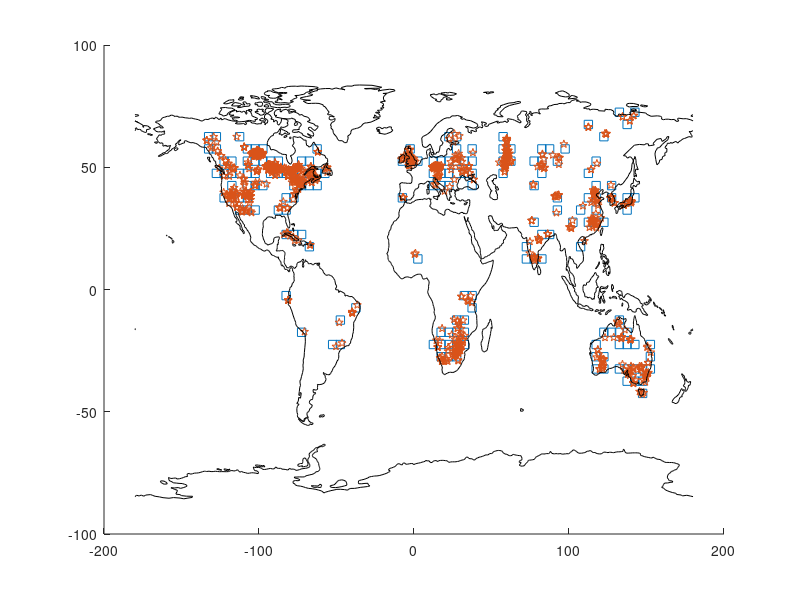

The MATLAB script that drew this image: (Note: this script raises an error after producing the figure.)
close
clear

% Code to read the samples from the RJ-MCMC algorithm.
% These are text/ascii files with s x time points, with temperatures
% W. These are interpolated here (as is done in the RJ-MCMC algorithm).
% Here the latest measurement date in each gridcell is read in and used
% to truncate the inferred temperature history.
% The averaging to regions is done after subtracting the CE 1955-180 
% mean value in each gridcell.
% Peter Hopcroft
% January 2019

load inputs/colocbh_no.txt
load inputs/BH_locats.txt
load inputs/bhlocats.txt

make_it_tight = true;
subplot = @(m,n,p) subtightplot (m, n, p, [0.01 0.05], [0.1 0.01], [0.1 0.01]);
if ~make_it_tight,  clear subplot;  end

% the number of gridcells that we are reading in:
nparts=173;

% The number of MCMC iterations to sample from:
itmax=100000;
    
    
partition_lonlat=colocbh_no;
partition_lonlat(:,1)=(colocbh_no(:,1))*5 - 2.5 ;
partition_lonlat(:,2)=(18 - colocbh_no(:,2)+1)*5- 2.5;
bhlocats(:,1) = bhlocats(:,1)*100*5 - 2.5 ;
bhlocats(:,2) = 90 - bhlocats(:,2)*37*5 +2.5;
 



bh_long = (colocbh_no(:,1)-0.5)*5;
bh_lat = 90 -  (colocbh_no(:,2)-0.5)*5;

for ic=1:nparts
 if(bh_long(ic)>180)
     bh_long(ic)=bh_long(ic) -360;
 end
 if(partition_lonlat(ic,1)>180)
     partition_lonlat(ic,1)=partition_lonlat(ic,1) -360;
 end
 if(bhlocats(ic,1)>180)
     bhlocats(ic,1)=bhlocats(ic,1) -360;
 end
end


glob_partition_lonlat=zeros(nparts,2);
glob_partition_lonlat(1:nparts,:)=partition_lonlat(1:nparts,:);





hold all
plot(bh_long,bh_lat,'linestyle','none','marker','s')
plot(BH_locats(:,1),BH_locats(:,2),'linestyle','none','marker','p')
load inputs/world.dat
plot(world(:,1),world(:,2),'color','black')



root='/Users/Peter/Documents/WORK/NH_SH_bh/glob_bh_new_GIG_corr/Samples/';
extension='G.txt';

extensiont='T.txt';
extensions='S.txt';
extensionpp='PP.txt';
root2='X';
extensions2='G';
mean_G = zeros(nparts,123);   % nparts partitions x 123 timesteps (5yrs)
stdev_G = zeros(nparts,123);   % nparts partitions x 123 timesteps (5yrs)
times5yr = [5:5:615];
pp_array=zeros(nparts,1);
i=0;
for ic=1:nparts

    s= num2str(ic-1);
    filenameG=strcat(root,s,extension)
    filenamet=strcat(root,s,extensiont);
    filenames=strcat(root,s,extensions);
    filenamepp=strcat(root,s,extensionpp);
    
    
    GST = textread(filenameG, '%f','delimiter', '\n');
    t = textread(filenamet, '%f','delimiter', '\n');
    s = textread(filenames, '%f','delimiter', '\n');
    pp = textread(filenamepp, '%f','delimiter', '\n');
    % now interpolate to 5 year timesteps
    
    i=0;
    j=0;

    for it=1:itmax
        
        i = j+1;
        j = i + s(it) -1;
        tmcmc = flipud(t(i:j));
        wmcmc = flipud(GST(i:j));
       mean_G(ic,:) =mean_G(ic,:)+(1/itmax)* interp1(tmcmc,wmcmc,times5yr); 
    end
     i=0;
    j=0;
     for it=1:itmax
        i = j+1;
        j = i + s(it) -1;
        tmcmc = flipud(t(i:j));
        wmcmc = flipud(GST(i:j));
       dev2_G = (interp1(tmcmc,wmcmc,times5yr) - mean_G(ic,:)).^2;
       stdev_G(ic,:) = stdev_G(ic,:) + (1/itmax)* dev2_G;
       pp_array(ic) = mean(pp);
     end
end

stdev_G = sqrt(stdev_G);


% save these histories to a text file

save outputs/mean_G_gIgcorr.txt mean_G -ascii
save outputs/stdev_G_gIgcorr.txt stdev_G -ascii
save outputs/pp_array_gIgcorr.txt pp_array -ascii


yearsAD=[1405:5:2015];
glob=zeros(123,1);
glob_p2s=zeros(123,1);
glob_m2s=zeros(123,1);
glob_p3s=zeros(123,1);
glob_m3s=zeros(123,1);
SH=zeros(123,1);
SH_p2s=zeros(123,1);
SH_m2s=zeros(123,1);
SH_p3s=zeros(123,1);
SH_m3s=zeros(123,1);
% Now I need the latest logging date in each gridcell:

borehole_date = zeros(nparts,2);
borehole_z0 = zeros(nparts,2);
load inputs/minsofar.dat
borehole_date(:,2) = minsofar(1:nparts);

load inputs/minsofar2.dat;
borehole_z0(:,2) = minsofar2(1:nparts);

% Subtract the depth from the date:
% Characteristic time period tau will propate
% sqrt(tau*kappa), where kappa diffusivity
% or l^2 /kappa for depth l

end_index =zeros(nparts,1);
for ic=1:nparts
  % depth_time = 0.3*((borehole_z0(ic,2))^2/1e-6)/(3600*24*365.25)
  % borehole_date(ic,2) = borehole_date(ic,2)  -depth_time;
   end_index(ic) =   int16(( 0.5+  borehole_date(ic,2) -2015  + 615) /5) 
   % Here deselect partitions with overly narrow prior limits
   %if (pp_array(ic) < 0.25)
   %    end_index(ic)=0;
   %end
end

count=zeros(123,1);
countSH=zeros(123,1);
A=6378185.0;
pi=3.141592654;
grid_lat_rad=2.5;
grid_lon_rad=2.5;
latrad=2*pi*partition_lonlat(:,2)/360.0;
lonrad=2*pi*partition_lonlat(:,1)/360.0;

f6090clim=(1980-1400)/5;
i6090clim=(1955-1400)/5;

for ic=1:nparts
    
    mean_G(ic,end_index(ic)+1:123) = NaN;
    clim6090=mean( mean_G(ic,i6090clim:f6090clim));
    if(isnan(clim6090))
        %
    else
    
    if(partition_lonlat(ic,2)>30 & partition_lonlat(ic,2)<60)  % Only extra-tropical sites
 area = (A * A*((cos(latrad(ic) - grid_lat_rad) - cos(latrad(ic)+grid_lat_rad))*2*pi*5)/360);
 
  
  
 for it=1:end_index(ic)
     
  glob(it) = glob(it) + area *  (mean_G(ic,it) - clim6090);
  glob_p2s(it) = glob_p2s(it) + area * (mean_G(ic,it)- clim6090 + 2*stdev_G(ic,it)) ;
  glob_m2s(it) = glob_m2s(it) + area * (mean_G(ic,it)- clim6090 - 2*stdev_G(ic,it)) ;
  glob_p3s(it) = glob_p3s(it) + area * (mean_G(ic,it)- clim6090 + 3*stdev_G(ic,it)) ;
  glob_m3s(it) = glob_m3s(it) + area * (mean_G(ic,it)- clim6090 - 3*stdev_G(ic,it)) ;
  count(it) = count(it)+area;
 end
    end
    end % if isnan(clim6090)
end

for ic=1:nparts
 mean_G(ic,end_index(ic)+1:123) = NaN;
 clim6090=mean( mean_G(ic,i6090clim:f6090clim));
if(isnan(clim6090))
        %
    else if(partition_lonlat(ic,2)<0)  % All SH sites
 area = (-A * A*((cos(latrad(ic) - grid_lat_rad) - cos(latrad(ic)+grid_lat_rad))*2*pi*5)/360);
 
 for it=1:end_index(ic)
  SH(it) = SH(it) + area *  (mean_G(ic,it) - clim6090);
  SH_p2s(it) = SH_p2s(it) + area * (mean_G(ic,it)- clim6090 + 2*stdev_G(ic,it)) ;
  SH_m2s(it) = SH_m2s(it) + area * (mean_G(ic,it)- clim6090 - 2*stdev_G(ic,it)) ;
  SH_p3s(it) = SH_p3s(it) + area * (mean_G(ic,it)- clim6090 + 3*stdev_G(ic,it)) ;
  SH_m3s(it) = SH_m3s(it) + area * (mean_G(ic,it)- clim6090 - 3*stdev_G(ic,it)) ;
  countSH(it) = countSH(it)+area;
 end
        end
end
end

for it=1:123
 glob(it) = glob(it) /count(it);
 glob_p2s(it) = glob_p2s(it) /count(it);
 glob_m2s(it) = glob_m2s(it) /count(it);
 glob_p3s(it) = glob_p3s(it) /count(it);
 glob_m3s(it) = glob_m3s(it) /count(it);
 SH(it) = SH(it) /countSH(it);
 SH_p2s(it) = SH_p2s(it) /countSH(it);
 SH_m2s(it) = SH_m2s(it) /countSH(it);
 SH_p3s(it) = SH_p3s(it) /countSH(it);
 SH_m3s(it) = SH_m3s(it) /countSH(it);
end
subplot(2,1,1)
hold all
plot(yearsAD,glob)
plot(yearsAD,glob_p2s)
plot(yearsAD,glob_m2s) 
plot(yearsAD,glob_p3s)
plot(yearsAD,glob_m3s)
xlim([1500 2020]); 
subplot(2,1,2)
hold all
plot(yearsAD,SH)
plot(yearsAD,SH_p2s)
plot(yearsAD,SH_m2s) 
plot(yearsAD,SH_p3s)
plot(yearsAD,SH_m3s)
xlim([1500 2020]); 



save outputs/Tglob_new_gIgcorr.txt glob -ascii
save outputs/Tglob_new_p2s_gIgcorr.txt glob_p2s -ascii
save outputs/Tglob_new_m2s_gIgcorr.txt glob_m2s -ascii

save outputs/Tglob_new_p3s_gIgcorr.txt glob_p3s -ascii
save outputs/Tglob_new_m3s_gIgcorr.txt glob_m3s -ascii

save outputs/TSH_new_gIgcorr.txt SH -ascii
save outputs/TSH_new_p2s_gIgcorr.txt SH_p2s -ascii
save outputs/TSH_new_m2s_gIgcorr.txt SH_m2s -ascii

save outputs/TSH_new_p3s_gIgcorr.txt SH_p3s -ascii
save outputs/TSH_new_m3s_gIgcorr.txt SH_m3s -ascii



% --------------------------------------
% Now map plot the magnitude of warming
% --------------------------------------
iclim6090=i6090clim;
fclim6090=f6090clim;

% 1755-1800:
iclimLIA=71;
fclimLIA=iclimLIA+10;

warming_6090_m_1800_1850=zeros(nparts,1);
for ic=1:nparts
     if isnan(mean(mean_G(ic,iclim6090:fclim6090)))
        warming_6090_m_1800_1850(ic)=NaN;  
     else
        warming_6090_m_1800_1850(ic)= mean(mean_G(ic,iclim6090:fclim6090)) - mean(mean_G(ic,iclimLIA:fclimLIA));
     end
end

sd_warming_6090_m_1800_1850=zeros(nparts,1);
for ic=1:nparts
    sd_warming_6090_m_1800_1850(ic)= sqrt((mean(stdev_G(ic,iclim6090:fclim6090))/2)^2 + (mean(stdev_G(ic,iclimLIA:fclimLIA))/2)^2);
end

% Make it the 3 s.d.
sd_warming_6090_m_1800_1850=sd_warming_6090_m_1800_1850*3;

figure 
subplot(2,1,1)
hold all
plot(world(:,1),world(:,2),'color','black')

colormap(jet(7))
colorbar

cmp=colormap(jet(7))

for ic=1:nparts
    pos = [partition_lonlat(ic,1)-2.5 partition_lonlat(ic,2)-2.5 5 5];
    % acolor = (warming_6090_m_1800_1850(ic))/3.5;
     
    if(warming_6090_m_1800_1850(ic)>-0.6 & warming_6090_m_1800_1850(ic)<=-0.2)
        color = cmp(1,:);
    end
    if(warming_6090_m_1800_1850(ic)>-0.2 & warming_6090_m_1800_1850(ic)<=0.2)
        color = cmp(2,:);
    end
    if(warming_6090_m_1800_1850(ic)>0.2 & warming_6090_m_1800_1850(ic)<=0.6)
        color = cmp(3,:);
    end
    if(warming_6090_m_1800_1850(ic)>0.6 & warming_6090_m_1800_1850(ic)<=1.0)
        color = cmp(4,:);
    end
    if(warming_6090_m_1800_1850(ic)>1.0 & warming_6090_m_1800_1850(ic)<=1.4)
        color = cmp(5,:);
    end
    if(warming_6090_m_1800_1850(ic)>1.4 & warming_6090_m_1800_1850(ic)<=1.8)
        color = cmp(6,:);
    end
    if(warming_6090_m_1800_1850(ic)>1.8 )
        color = cmp(7,:);
    end
    if isnan(warming_6090_m_1800_1850(ic))
        color = [0.7 0.7 0.7 ];
    end
    rectangle('position',pos,'FaceColor',color,'EdgeColor','none')
    
end

set(gca, 'CLim',[-0.6, 2.2] );set(gca,'color',[0.8 0.8 0.8])
cbh=colorbar(gca);
set(cbh,'XTick',[-0.6:0.4:2.2],'XTickLabel',{'-0.6','-0.2','0.2','0.6','1.0','1.4','1.8',''});

xlim([-150 160])
ylim([-50 77.5])

title('mean temperature change (\circC)')
box on
pbaspect([2 1 1])


subplot(2,1,2)
hold all
colormap(jet(7))
colorbar
plot(world(:,1),world(:,2),'color','black')

cmp=colormap(jet(7))

for ic=1:nparts
    pos = [partition_lonlat(ic,1)-2.5 partition_lonlat(ic,2)-2.5 5 5];
    
    if(sd_warming_6090_m_1800_1850(ic)>0 & sd_warming_6090_m_1800_1850(ic)<=0.05)
        color = cmp(1,:);
    end
    if(sd_warming_6090_m_1800_1850(ic)>0.05 & sd_warming_6090_m_1800_1850(ic)<=0.1)
        color = cmp(2,:);
    end
    if(sd_warming_6090_m_1800_1850(ic)>0.1 & sd_warming_6090_m_1800_1850(ic)<=0.15)
        color = cmp(3,:);
    end
    if(sd_warming_6090_m_1800_1850(ic)>0.15 & sd_warming_6090_m_1800_1850(ic)<=0.2)
        color = cmp(4,:);
    end
        if(sd_warming_6090_m_1800_1850(ic)>0.2 & sd_warming_6090_m_1800_1850(ic)<=0.25)
        color = cmp(5,:);
        end
            if(sd_warming_6090_m_1800_1850(ic)>0.25 & sd_warming_6090_m_1800_1850(ic)<=0.3)
        color = cmp(6,:);
            end
    
        if(sd_warming_6090_m_1800_1850(ic)>0.3 )
        color = cmp(7,:);
        end
   if isnan(warming_6090_m_1800_1850(ic))
        color = [0.7 0.7 0.7 ];
    end
    
        
    rectangle('position',pos,'FaceColor',color,'EdgeColor','none')
    
end

set(gca, 'CLim', [0, 0.35]);
set(gca,'color',[0.8 0.8 0.8])
xlim([-150 160])
ylim([-50 77.5])

title('3 s.d. temperature change (\circC)')
box on
pbaspect([2 1 1])


x0=100;
y0=100;
width=900;
height=500

set(gcf,'position',[x0,y0,width,height])
fig = gcf;
fig.InvertHardcopy = 'off';

print -painters -depsc2 -r2500 plots/dT_glob_gIgcorr.eps


grid_dT=zeros(73,37);
grid_dT_sd=zeros(73,37);
for ic=1:nparts
    pos = [partition_lonlat(ic,1)-2.5 partition_lonlat(ic,2)-2.5 5 5];
    i = colocbh_no(ic,1);
    j = colocbh_no(ic,2);
    
    grid_dT(i,j) = warming_6090_m_1800_1850(ic);
    grid_dT_sd(i,j) = sd_warming_6090_m_1800_1850(ic);
end

figure
subplot(2,1,1)
imagesc(grid_dT)

subplot(2,1,2)
imagesc(grid_dT_sd)


%nccreate('dT.nc','grid_dT')
%nccreate('dT_sd.nc','grid_dT_sd')
%ncwrite('dT.nc','grid_dT',grid_dT);
%ncwrite('dT_sd.nc','grid_dT_sd',grid_dT_sd);





% ====================================================
% ====================================================

% Map the prior hyperparameter pp
figure
hold all
plot(world(:,1),world(:,2),'color','black')

cmp=colormap(jet(7))

for ic=1:nparts
    pos = [partition_lonlat(ic,1)-2.5 partition_lonlat(ic,2)-2.5 5 5];
    if(pp_array(ic)>0 & pp_array(ic)<=0.75)
        color = cmp(1,:);
    end
    if(pp_array(ic)>0.75 & pp_array(ic)<=1.0)
        color = cmp(2,:);
    end
    if(pp_array(ic)>1.0 & pp_array(ic)<=1.25)
        color = cmp(3,:);
    end
    if(pp_array(ic)>1.25 & pp_array(ic)<=1.5)
        color = cmp(4,:);
    end
        if(pp_array(ic)>1.5 & pp_array(ic)<=1.75)
        color = cmp(5,:);
        end
            if(pp_array(ic)>1.75 & pp_array(ic)<=2.0)
        color = cmp(6,:);
            end
        if(pp_array(ic)>2.0 )
        color = cmp(7,:);
        end
   % if(borehole_date(ic,2) < 1980)
   %    color = [0.7 0.7 0.7 ];
   % end
    rectangle('position',pos,'FaceColor',color,'EdgeColor','none')
    
end

set(gca, 'CLim', [0, 3.5]);

xlim([-150 160])
ylim([-50 77.5])



x0=100;
y0=100;
width=900;
height=500

set(gcf,'position',[x0,y0,width,height])
fig = gcf;
fig.InvertHardcopy = 'off';
title('Prior hyper-parameter (\circC)')
box on
colorbar
pbaspect([2 1 1])
print -painters -depsc2 -r2500 plots/hyperprior_glob_gIgcorr.eps
